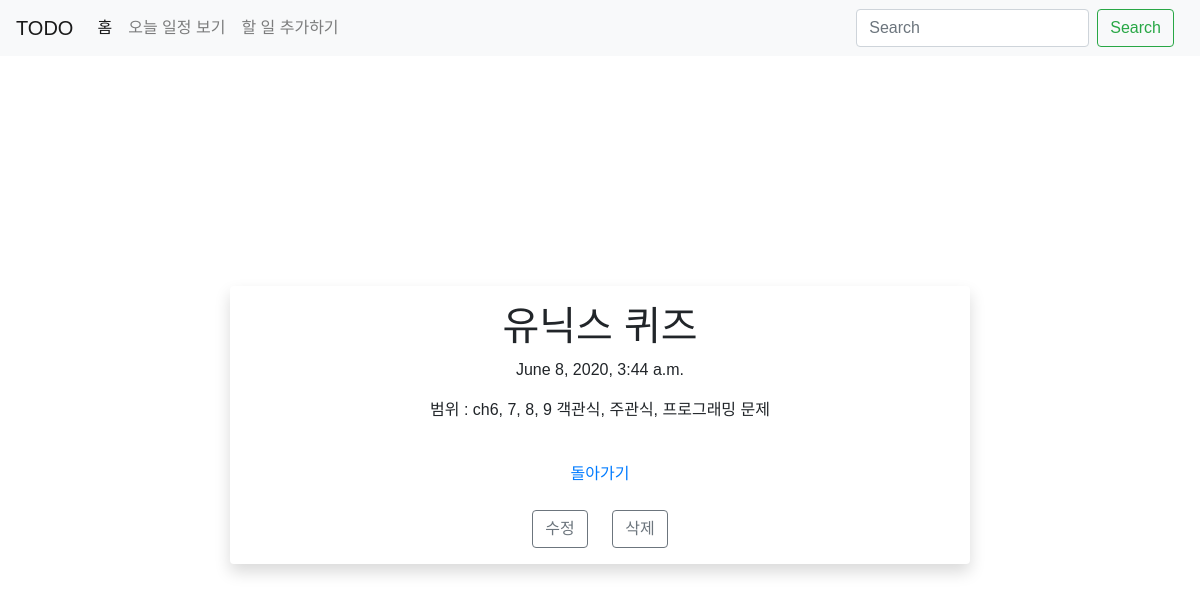
The page /detail/4 on the database as committed earlier.
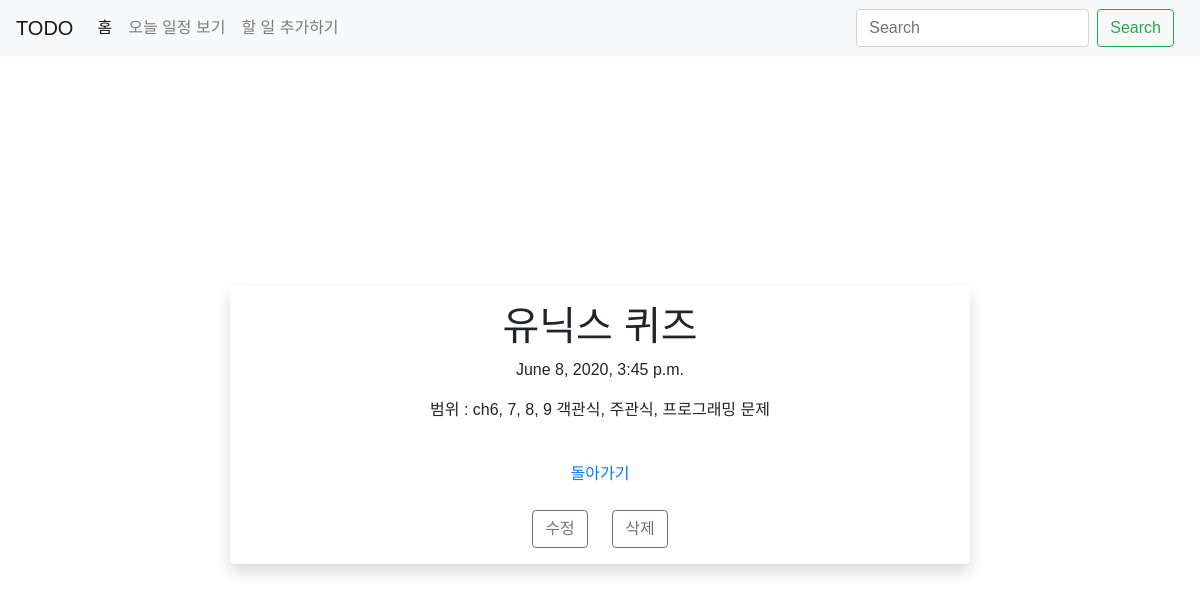
The same page on the database as committed later.
### todoapp/models.py (models this page shows, shortened)
class Todo(models.Model):
    title = models.CharField(max_length=200)
    time = models.DateTimeField('due date')
    body = models.TextField()

### todoapp/views.py (the view)
# urls.py: path('detail/<int:todo_id>', todoapp.views.detail, name='detail'),
def detail(request, todo_id):
    todo_detail = get_object_or_404(Todo, pk=todo_id)
    return render(request, 'detail.htm', {'todo':todo_detail})

### todoapp/templates/detail.htm (shortened to what this page needs)
{% extends 'base.htm' %}
{% block content %}
{% load static %}
<!DOCTYPE html>
<html>
    <head>
        <link rel="stylesheet" type="text/css" href="{% static '/css/detail.css' %}">
    </head>
    <body>
        <div class="shadow p-3 mb-5 bg-white rounded" id="body">
            <h1>{{todo.title}}</h1>
            <p>{{todo.time}}</p>
            <p>{{todo.body}}</p><br>
            <a id="back" href="{% url 'todo' %}">돌아가기</a>
            <br><br>
            <div>
                <form action="{% url 'edit' todo.id %}" method="POST">
                    <input class="btn btn-outline-secondary" type="submit" value="수정">
                </form>
                <form action="{% url 'delete' todo.id %}" method="POST">
                    <input class="btn btn-outline-secondary" type="submit" value="삭제">
                </form>
            </div>
        </div>
    </body>
</html>
{% endblock %}

Rows that differ between the two databases and show on the page:
changed Todo "유닉스 퀴즈": time "June 8, 2020, 3:44 a.m." → "June 8, 2020, 3:45 p.m."
